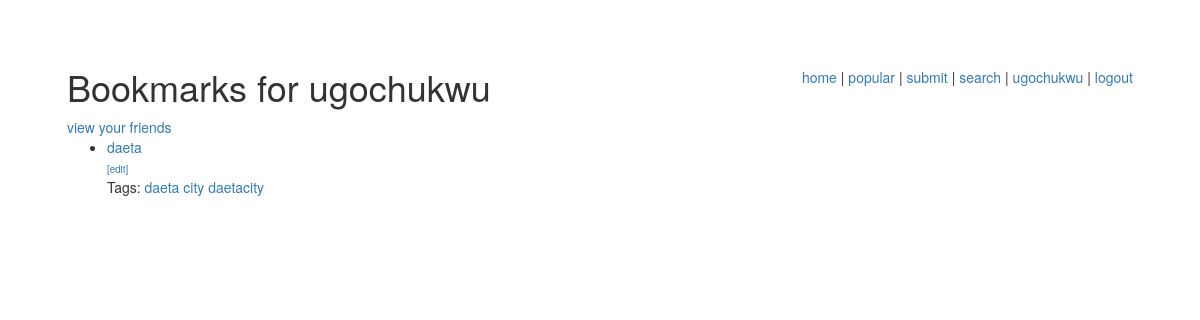
The page /bookmarks/user/ugochukwu/ (signed in) on the database as committed earlier.
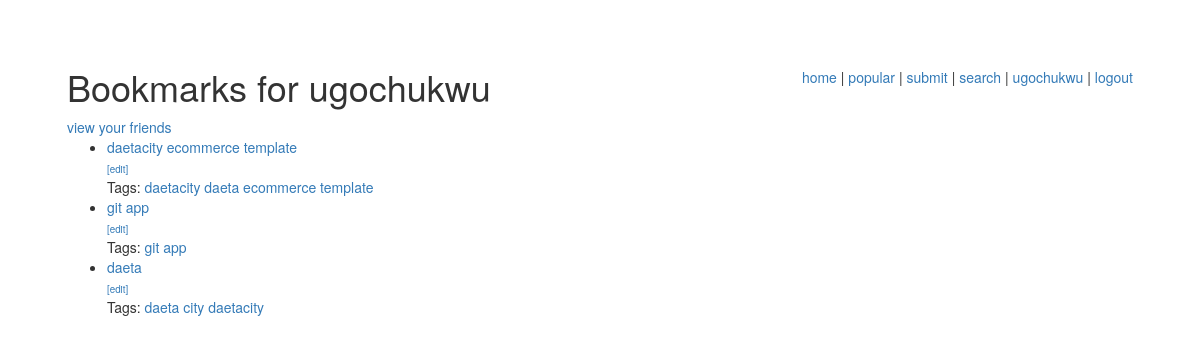
The same page on the database as committed later.
### bookmarks/models.py (models this page shows, shortened)
class Bookmark(models.Model):
    title = models.CharField(max_length=200)
    user = models.ForeignKey(User)
    link = models.ForeignKey(Link)

class Tag(models.Model):
    name = models.CharField(max_length=64, unique=True)
    bookmarks = models.ManyToManyField(Bookmark)

### bookmarks/views.py (the view)
# urls.py: url(r'^user/(\w+)/$',views.user_page, name='user_page'),
def user_page(request, username):
    user = get_object_or_404(User, username=username)
    bookmarks = user.bookmark_set.order_by('-id')
    is_friend = Friendship.objects.filter(from_friend=request.user,to_friend=user )
    variables = RequestContext(request, {
        'bookmarks': bookmarks,
        'username': username,
        'show_tags': True,
        'show_edit': username == request.user.username,
        'is_friend': is_friend,
        })
    return render_to_response('bookmarks/user_page.html', variables)

### bookmarks/templates/bookmarks/user_page.html (shortened to what this page needs)
{% extends "bookmarks/base.html" %}
{% block external %}
{% load staticfiles %}
{% endblock %}
{% block head %}Bookmarks for {{ username }}{% endblock %}
{% block content %}
{% ifequal user.username username %}
<a href="/bookmarks/friends/{{ username }}/">view your friends</a>
{% endifequal %}
{% include "bookmarks/bookmark_list.html" %}
{% endblock %}

### bookmarks/templates/bookmarks/bookmark_list.html (shortened to what this page needs)
{% if bookmarks %}
<ul class="bookmarks">
    {% for bookmark in bookmarks %}
        <li>        <a href="{{ bookmark.link.url | escape }}" class="title">          {{ bookmark.title | escape }}</a>        <br />
             {% if show_edit %}
            <a href="/bookmarks/save/?url={{ bookmark.link.url|urlencode }}"  class="edit">[edit]</a>
            {% endif %}        <br />
        {% if show_tags %}
            Tags:
            {% if bookmark.tag_set.all %}
            <ul class="tags">
                {% for tag in bookmark.tag_set.all %}
                    <li> <a href="/bookmarks/tag/{{ tag.name | urlencode  }}/">{{ tag.name |escape }}</a></li>
                {% endfor %}
            </ul>
            {% else %}
                None.
            {% endif %}
            <br />
        {% endif %}
        </li>
    {% endfor %}
</ul>
{% else %}
    <p>No bookmarks found.</p>
{% endif %}

Rows that differ between the two databases and show on the page:
added Bookmark: title "daetacity ecommerce template", Tag (name "daetacity"), Tag (name "daeta")
added Tag: name "ecommerce", shown under "daetacity ecommerce template"
added Tag: name "template", shown under "daetacity ecommerce template"
added Bookmark: title "git app"
now on this page (row unchanged): Tag: name "git", shown under "git app"
added Tag: name "app", shown under "git app"
